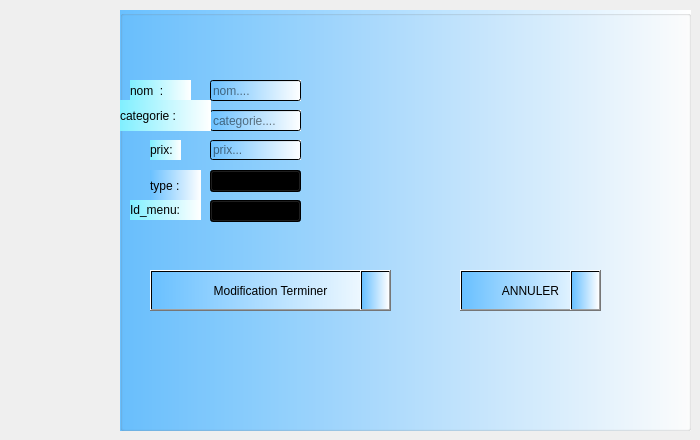
        <widget class="QWidget" name="tab_8">
         <attribute name="title">
          <string>Page</string>
         </attribute>
         <widget class="QGroupBox" name="groupBox_6">
          <property name="geometry">
           <rect>
            <x>120</x>
            <y>10</y>
            <width>571</width>
            <height>421</height>
           </rect>
          </property>
          <property name="font">
           <font>
            <pointsize>9</pointsize>
            <weight>75</weight>
            <bold>true</bold>
            <underline>true</underline>
           </font>
          </property>
          <property name="styleSheet">
           <string notr="true">background-color: qlineargradient(spread:repeat, x1:0, y1:0, x2:1, y2:0, stop:0 rgba(105, 192, 255, 255), stop:1 rgba(255, 255, 255, 255));</string>
          </property>
          <property name="title">
           <string/>
          </property>
          <widget class="QLabel" name="nom_label_5">
           <property name="geometry">
            <rect>
             <x>10</x>
             <y>70</y>
             <width>61</width>
             <height>21</height>
            </rect>
           </property>
           <property name="styleSheet">
            <string notr="true">background-color: qlineargradient(spread:repeat, x1:0, y1:0, x2:1, y2:0, stop:0 rgba(128, 239, 255, 255), stop:1 rgba(255, 255, 255, 255));
font: 75 12pt &quot;MS Shell Dlg 2&quot;;</string>
           </property>
           <property name="text">
            <string>nom  :</string>
           </property>
          </widget>
          <widget class="QLineEdit" name="nom_LE_2">
           <property name="geometry">
            <rect>
             <x>90</x>
             <y>70</y>
             <width>91</width>
             <height>21</height>
            </rect>
           </property>
           <property name="styleSheet">
            <string notr="true"/>
           </property>
           <property name="placeholderText">
            <string>nom....</string>
           </property>
          </widget>
          <widget class="QLineEdit" name="categorie_LE_2">
           <property name="geometry">
            <rect>
             <x>90</x>
             <y>100</y>
             <width>91</width>
             <height>21</height>
            </rect>
           </property>
           <property name="placeholderText">
            <string>categorie....</string>
           </property>
          </widget>
          <widget class="QLineEdit" name="prix_LE_2">
           <property name="geometry">
            <rect>
             <x>90</x>
             <y>130</y>
             <width>91</width>
             <height>20</height>
            </rect>
           </property>
           <property name="text">
            <string/>
           </property>
           <property name="placeholderText">
            <string>prix...</string>
           </property>
          </widget>
          <widget class="QLabel" name="categorie_label_2">
           <property name="geometry">
            <rect>
             <x>0</x>
             <y>90</y>
             <width>91</width>
             <height>31</height>
            </rect>
           </property>
           <property name="styleSheet">
            <string notr="true">background-color: qlineargradient(spread:repeat, x1:0, y1:0, x2:1, y2:0, stop:0 rgba(128, 239, 255, 255), stop:1 rgba(255, 255, 255, 255));
font: 75 12pt &quot;MS Shell Dlg 2&quot;;</string>
           </property>
           <property name="text">
            <string>categorie :</string>
           </property>
          </widget>
          <widget class="QLabel" name="prix_label_6">
           <property name="geometry">
            <rect>
             <x>30</x>
             <y>130</y>
             <width>31</width>
             <height>20</height>
            </rect>
           </property>
           <property name="styleSheet">
            <string notr="true">background-color: qlineargradient(spread:repeat, x1:0, y1:0, x2:1, y2:0, stop:0 rgba(128, 239, 255, 255), stop:1 rgba(255, 255, 255, 255));
font: 75 12pt &quot;MS Shell Dlg 2&quot;;</string>
           </property>
           <property name="text">
            <string>prix:</string>
           </property>
          </widget>
          <widget class="QComboBox" name="type_2">
           <property name="geometry">
            <rect>
             <x>90</x>
             <y>160</y>
             <width>91</width>
             <height>22</height>
            </rect>
           </property>
           <property name="styleSheet">
            <string notr="true">background-color: qlineargradient(spread:pad, x1:0, y1:0, x2:1, y2:1, stop:0 rgba(255, 170, 255, 255), stop:1 rgba(255, 255, 255, 255));
</string>
           </property>
           <item>
            <property name="text">
             <string>special</string>
            </property>
           </item>
           <item>
            <property name="text">
             <string>simple</string>
            </property>
           </item>
          </widget>
          <widget class="QLabel" name="prix_label_9">
           <property name="geometry">
            <rect>
             <x>30</x>
             <y>160</y>
             <width>51</width>
             <height>31</height>
            </rect>
           </property>
           <property name="styleSheet">
            <string notr="true">alternate-background-color: qlineargradient(spread:repeat, x1:0, y1:0, x2:1, y2:0, stop:0 rgba(0, 183, 255, 255), stop:1 rgba(255, 255, 255, 255));

font: 75 12pt &quot;MS Shell Dlg 2&quot;;</string>
           </property>
           <property name="text">
            <string>type :</string>
           </property>
          </widget>
          <widget class="QComboBox" name="idmenu_2">
           <property name="geometry">
            <rect>
             <x>90</x>
             <y>190</y>
             <width>91</width>
             <height>22</height>
            </rect>
           </property>
           <property name="styleSheet">
            <string notr="true">background-color: qlineargradient(spread:pad, x1:0, y1:0, x2:1, y2:1, stop:0 rgba(255, 170, 255, 255), stop:1 rgba(255, 255, 255, 255));
</string>
           </property>
          </widget>
          <widget class="QLabel" name="prix_label_10">
           <property name="geometry">
            <rect>
             <x>10</x>
             <y>190</y>
             <width>71</width>
             <height>20</height>
            </rect>
           </property>
           <property name="styleSheet">
            <string notr="true">background-color: qlineargradient(spread:repeat, x1:0, y1:0, x2:1, y2:0, stop:0 rgba(128, 239, 255, 255), stop:1 rgba(255, 255, 255, 255));
font: 75 12pt &quot;MS Shell Dlg 2&quot;;</string>
           </property>
           <property name="text">
            <string>Id_menu:</string>
           </property>
          </widget>
          <widget class="QPushButton" name="ConfrimEdit_B">
           <property name="geometry">
            <rect>
             <x>30</x>
             <y>260</y>
             <width>241</width>
             <height>41</height>
            </rect>
           </property>
           <property name="styleSheet">
            <string notr="true">
font: 75 12pt &quot;MS Shell Dlg 2&quot;;
</string>
           </property>
           <property name="text">
            <string>Modification Terminer</string>
           </property>
          </widget>
          <widget class="QPushButton" name="pushButton_24">
           <property name="geometry">
            <rect>
             <x>240</x>
             <y>260</y>
             <width>31</width>
             <height>41</height>
            </rect>
           </property>
           <property name="styleSheet">
            <string notr="true">image: url(:/resource/check.png);</string>
           </property>
           <property name="text">
            <string/>
           </property>
          </widget>
          <widget class="QPushButton" name="pushButton_22">
           <property name="geometry">
            <rect>
             <x>340</x>
             <y>260</y>
             <width>141</width>
             <height>41</height>
            </rect>
           </property>
           <property name="styleSheet">
            <string notr="true">
font: 75 12pt &quot;MS Shell Dlg 2&quot;;</string>
           </property>
           <property name="text">
            <string>ANNULER</string>
           </property>
          </widget>
          <widget class="QPushButton" name="pushButton_23">
           <property name="geometry">
            <rect>
             <x>450</x>
             <y>260</y>
             <width>31</width>
             <height>41</height>
            </rect>
           </property>
           <property name="styleSheet">
            <string notr="true">image: url(:/resource/cancel (1).png);</string>
           </property>
           <property name="text">
            <string/>
           </property>
          </widget>
         </widget>
        </widget>
